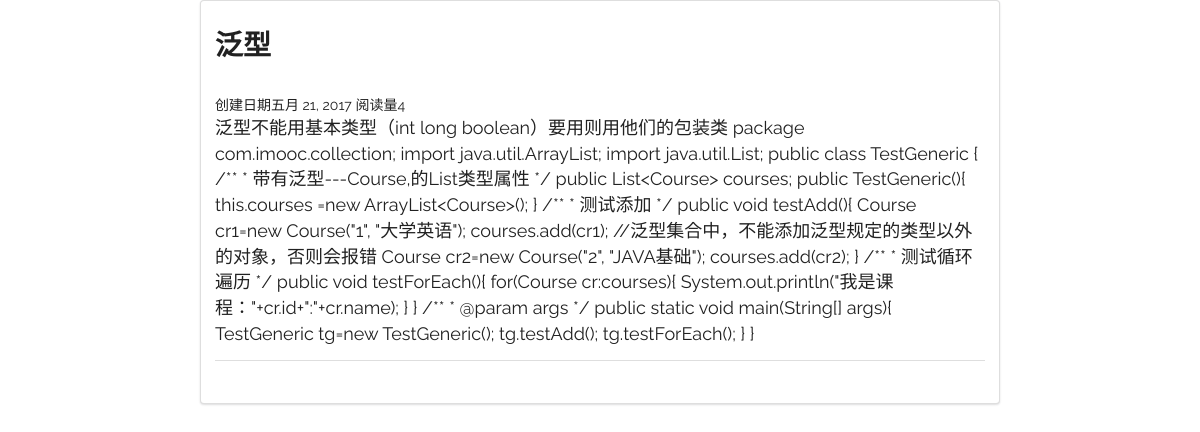
Page /blog/article_page/4 on the committed database.
### blog/models.py (models this page shows, shortened)
class Aritcle(models.Model):
    headline=models.CharField(null=True,blank=True,max_length=500)
    content=models.TextField(null=True,blank=True)
    excerpt = models.CharField(max_length=200, blank=True)
    created_time = models.DateField(null=True,blank=True)
    modified_time = models.DateTimeField(null=True,blank=True)
    author = models.ForeignKey(User,null=True,blank=True)
    category = models.ForeignKey(Category,null=True,blank=True)
    tags = models.ManyToManyField(Tag,null=True, blank=True)
    browse_num=models.IntegerField(null=True,blank=True)
    class Meta:
        ordering = ['-created_time']

### blog/views.py (the view)
# urls.py: url(r'^article_page/(?P<aritcle_id>[0-9]+)$', views.aritcle_page,name='aritcle_page'),
def aritcle_page(request,aritcle_id):
    aritcle = get_object_or_404(Aritcle,pk=aritcle_id)
    num = aritcle.browse_num
    num = num + 1
    aritcle.browse_num = num
    aritcle.save()
    context={}
    aritcle=models.Aritcle.objects.get(pk=aritcle_id)
    context['aritcle']=aritcle
    return render(request,'aritcle_page.html',context)

### blog/templates/aritcle_page.html (shortened to what this page needs)
<!DOCTYPE html>
{% load staticfiles %}
<head>
     <link rel="stylesheet" href="{% static 'css/semantic.css' %}"  media="screen" title="no title" charset="utf-8">
</head>
<body>
<div class="ui  container segment">
                <div class="ui container vertical segment">
                        <h1 class="ui header">
                            {{ aritcle.headline }}
                        </h1>
                    <br>创建日期{{aritcle.created_time}}      阅读量{{ aritcle.browse_num }}</br>
                    <p>
                        {{ aritcle.content }}
                    </p>
                </div>
               <div class="ui container vertical segment">
               </div>
        </div>
</body>
</html>

### rows in the picture
Aritcle: headline "泛型", created_time "五月 21, 2017", browse_num "4", content "泛型不能用基本类型（int long boolean）要用则用他们的包装类 package com.imooc.collection; import java.util.ArrayList; import java.util.List; public class TestGeneric { /** * 带有泛型---Course,的List类型属性 */ public List<Course> courses; public TestGeneric(){ this.courses =new ArrayList<Course>(); } /** * 测试添加 */ public void testAdd(){ Course cr1=new Course(\"1\", \"大学英语\"); courses.add(cr1); //泛型集合中，不能添加泛型规定的类型以外的对象，否则会报错 Course cr2=new Course(\"2\", \"JAVA基础\"); courses.add(cr2); } /** * 测试循环遍历 */ public void testForEach(){ for(Course cr:courses){ System.out.println(\"我是课程：\"+cr.id+\":\"+cr.name); } } /** * @param args */ public static void main(String[] args){ TestGeneric tg=new TestGeneric(); tg.testAdd(); tg.testForEach(); } }"
